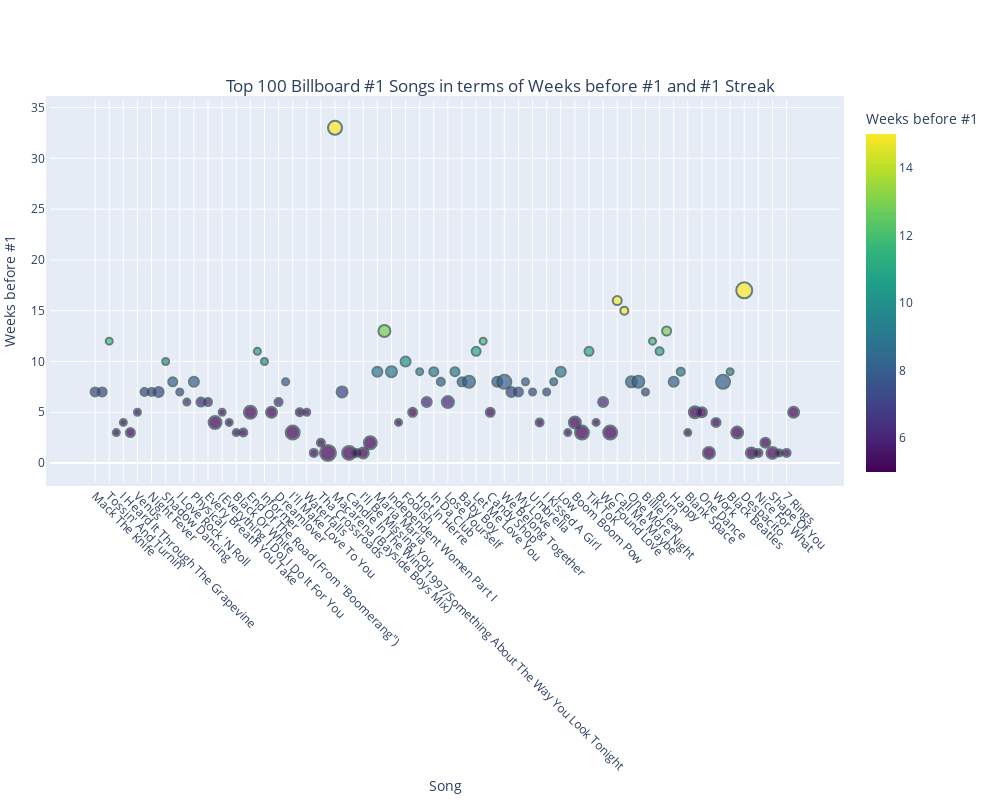

Notebook cell for this chart:
### Markdown cell above
#### Step 2: Data Visualization

### Code cell
# create bubble chart
# stackoverflow link: https://plot.ly/python/bubble-charts/
# plotly colorscale: https://plot.ly/python/v3/matplotlib-colorscales/
bboard_song_velocity_top100 = pd.read_csv('tmp_data/bboard_song_velocity_top100.csv')
bboard_song_velocity_top100 = bboard_song_velocity_top100.sort_values(by=['Year'])
bboard_song_velocity_top100.head()
fig = go.Figure()

fig.add_trace(go.Scatter(
    x=bboard_song_velocity_top100['Song'],
    y=bboard_song_velocity_top100['Weeks before no. 1'],
    mode='markers',
    marker=dict(
        line=dict(width=2, color='DarkSlateGrey'),
        size=15,
        cmax=15,
        cmin=5,
        color=bboard_song_velocity_top100['Weeks before no. 1'],
        colorbar=dict(
            title="Weeks before #1"
        ),
        colorscale="VIRIDIS"
    ),
    marker_size=bboard_song_velocity_top100['no. 1 Streak'],
    text=bboard_song_velocity_top100['Performer'],
    hovertemplate = "<b>%{x}</b><br><i>%{text}</i><br><br>Weeks before #1: %{y}<br>#1 Streak: %{marker.size}",
))

fig.update_layout(
    title={
        'text': "Top 100 Billboard #1 Songs in terms of Weeks before #1 and #1 Streak",
        'y':0.9,
        'x':0.5,
        'xanchor': 'center',
        'yanchor': 'top'},
    autosize=False,
        width=1000,
        height=800,
        margin=go.layout.Margin(
            l=50,
            r=50,
            b=300,
            t=100,
            pad=4
        ))
fig.update_xaxes(title_text='Song')
fig.update_xaxes(tickangle=45)
fig.update_yaxes(title_text='Weeks before #1')

fig.show()

### Figure 1 — Plotly figure (JSON) as saved in the notebook; plotly's stock layout.template omitted (floating-point values rounded to 4 significant figures)
{"data": [{"hovertemplate": "<b>%{x}</b><br><i>%{text}</i><br><br>Weeks before #1: %{y}<br>#1 Streak: %{marker.size}", "marker": {"cmax": 15, "cmin": 5, "color": [7, 7, 12, 3, 4, 3, 5, 7, 7, 7, 10, 8, 7, 6, 8, 6, 6, 4, 5, 4, 3, 3, 5, 11, 10, 5, 6, 8, 3, 5, 5, 1, 2, 1, 33, 7, 1, 1, 1, 2, 9, 13, 9, 4, 10, 5, 9, 6, 9, 8, 6, 9, 8, 8, 11, 12, 5, 8, 8, 7, 7, 8, 7, 4, 7, 8, 9, 3, 4, 3, 11, 4, 6, 3, 16, 15, 8, 8, 7, 12, 11, 13, 8, 9, 3, 5, 5, 1, 4, 8, 9, 3, 17, 1, 1, 2, 1, 1, 1, 5], "colorbar": {"title": {"text": "Weeks before #1"}}, "colorscale": [[0, "#440154"], [0.1111, "#482878"], [0.2222, "#3e4989"], [0.3333, "#31688e"], [0.4444, "#26828e"], [0.5556, "#1f9e89"], [0.6667, "#35b779"], [0.7778, "#6ece58"], [0.8889, "#b5de2b"], [1, "#fde725"]], "line": {"color": "DarkSlateGrey", "width": 2}, "size": [9, 9, 7, 7, 7, 9, 7, 8, 8, 10, 7, 9, 7, 7, 10, 9, 8, 13, 7, 7, 7, 8, 13, 7, 7, 11, 8, 7, 14, 8, 7, 8, 8, 16, 14, 11, 14, 8, 11, 13, 10, 12, 11, 7, 10, 9, 7, 10, 9, 8, 12, 9, 9, 12, 9, 7, 9, 10, 14, 10, 9, 7, 7, 8, 7, 7, 10, 7, 12, 14, 9, 7, 10, 14, 9, 8, 11, 12, 7, 7, 8, 9, 10, 8, 7, 12, 10, 12, 9, 14, 7, 12, 16, 11, 8, 10, 12, 7, 8, 11]}, "mode": "markers", "text": ["Bobby Darin (1960)", "Percy Faith And His Orchestra (1960)", "Bobby Lewis (1961)", "The Beatles (1964)", "Gladys Knight And The Pips (1968)", "The Beatles (1969)", "Frankie Avalon (1976)", "Rod Stewart (1977)", "Bee Gees (1978)", "Debby Boone (1978)", "Andy Gibb (1978)", "Kim Carnes (1981)", "Joan Jett & the Blackhearts (1982)", "Paul McCartney And Stevie Wonder (1982)", "Olivia Newton-John (1982)", "Diana Ross & Lionel Richie (1982)", "The Police (1983)", "Van Halen (1984)", "Bryan Adams (1991)", "The Escape Club (1991)", "Michael Jackson (1992)", "Janet Jackson (1993)", "Boyz II Men (1993)", "UB40 (1993)", "Snow (1993)", "All-4-One (1994)", "Mariah Carey (1994)", "Montell Jordan (1995)", "Boyz II Men (1995)", "Madonna (1995)", "TLC (1996)", "Mariah Carey (1996)", "Bone Thugs-N-Harmony (1996)", "Mariah Carey & Boyz II Men (1996)", "Los Del Rio (1997)", "Toni Braxton (1997)", "Elton John (1998)", "Mariah Carey (1998)", "Puff Daddy & Faith Evans Featuring 112 (1998)", "Brandy & Monica (1998)", "Santana Featuring The Product G&B (2000)", "Santana Featuring Rob Thomas (2000)", "Destiny's Child (2001)", "Smash Mouth (2001)", "Ashanti (2002)", "Mary J. Blige (2002)", "Nelly (2002)", "Nelly Featuring Kelly Rowland (2003)", "50 Cent (2003)", "Beyonce Featuring Jay Z (2003)", "Eminem (2003)", "OutKast (2004)", "Beyonce Featuring Sean Paul (2004)", "Usher Featuring Lil Jon & Ludacris (2004)", "Mario (2005)", "Ciara Featuring Petey Pablo (2005)", "50 Cent Featuring Olivia (2005)", "Kanye West Featuring Jamie Foxx (2006)", "Mariah Carey (2006)", "Beyonce (2007)", "Justin Timberlake Featuring T.I. (2007)", "Justin Timberlake (2007)", "Rihanna Featuring Jay-Z (2007)", "Nickelback (2008)", "Katy Perry (2008)", "Soulja Boy Tell'em (2008)", "Flo Rida Featuring T-Pain (2008)", "T.I. (2009)", "The Black Eyed Peas (2009)", "The Black Eyed Peas (2010)", "Ke$ha (2010)", "Eminem Featuring Rihanna (2011)", "Rihanna Featuring Calvin Harris (2012)", "Whitney Houston (2012)", "Carly Rae Jepsen (2013)", "Gotye Featuring Kimbra (2013)", "Maroon 5 (2013)", "Robin Thicke Featuring T.I. + Pharrell (2014)", "Michael Jackson (2014)", "Iggy Azalea Featuring Charli XCX (2014)", "Ellie Goulding (2014)", "Lorde (2014)", "Pharrell Williams (2014)", "Meghan Trainor (2015)", "Taylor Swift (2015)", "Wiz Khalifa Featuring Charlie Puth (2016)", "Drake Featuring WizKid & Kyla (2016)", "Adele (2016)", "Rihanna Featuring Drake (2016)", "Mark Ronson Featuring Bruno Mars (2016)", "Rae Sremmurd Featuring Gucci Mane (2017)", "The Chainsmokers Featuring Halsey (2017)", "Luis Fonsi & Daddy Yankee Featuring Justin Bieber (2018)", "Drake (2018)", "Drake (2018)", "Drake (2018)", "Ed Sheeran (2018)", "Ariana Grande (2019)", "Ariana Grande (2019)", "Lil Nas X Featuring Billy Ray Cyrus (2019)"], "type": "scatter", "x": ["Mack The Knife", "The Theme From \"A Summer Place\"", "Tossin' And Turnin'", "I Want To Hold Your Hand", "I Heard It Through The Grapevine", "Hey Jude", "Venus", "Tonight's The Night (Gonna Be Alright)", "Night Fever", "You Light Up My Life", "Shadow Dancing", "Bette Davis Eyes", "I Love Rock 'N Roll", "Ebony And Ivory", "Physical", "Endless Love", "Every Breath You Take", "Jump", "(Everything I Do) I Do It For You", "I'll Be There", "Black Or White", "That's The Way Love Goes", "End Of The Road (From \"Boomerang\")", "Can't Help Falling In Love (From \"Sliver\")", "Informer", "I Swear", "Dreamlover", "This Is How We Do It", "I'll Make Love To You", "Take A Bow", "Waterfalls", "Fantasy", "Tha Crossroads", "One Sweet Day", "Macarena (Bayside Boys Mix)", "Un-Break My Heart", "Candle In The Wind 1997/Something About The Way You Look Tonight", "Honey", "I'll Be Missing You", "The Boy Is Mine", "Maria Maria", "Smooth", "Independent Women Part I", "I'm A Believer", "Foolish", "Family Affair", "Hot In Herre", "Dilemma", "In Da Club", "Crazy In Love", "Lose Yourself", "Hey Ya!", "Baby Boy", "Yeah!", "Let Me Love You", "Goodies", "Candy Shop", "Gold Digger", "We Belong Together", "Irreplaceable", "My Love", "SexyBack", "Umbrella", "Rockstar", "I Kissed A Girl", "Crank That (Soulja Boy)", "Low", "Whatever You Like", "Boom Boom Pow", "I Gotta Feeling", "TiK ToK", "Love The Way You Lie", "We Found Love", "I Will Always Love You", "Call Me Maybe", "Somebody That I Used To Know", "One More Night", "Blurred Lines", "Billie Jean", "Fancy", "Burn", "Royals", "Happy", "All About That Bass", "Blank Space", "See You Again", "One Dance", "Hello", "Work", "Uptown Funk!", "Black Beatles", "Closer", "Despacito", "God's Plan", "Nice For What", "In My Feelings", "Shape Of You", "Thank U, Next", "7 Rings", "Old Town Road"], "y": [7, 7, 12, 3, 4, 3, 5, 7, 7, 7, 10, 8, 7, 6, 8, 6, 6, 4, 5, 4, 3, 3, 5, 11, 10, 5, 6, 8, 3, 5, 5, 1, 2, 1, 33, 7, 1, 1, 1, 2, 9, 13, 9, 4, 10, 5, 9, 6, 9, 8, 6, 9, 8, 8, 11, 12, 5, 8, 8, 7, 7, 8, 7, 4, 7, 8, 9, 3, 4, 3, 11, 4, 6, 3, 16, 15, 8, 8, 7, 12, 11, 13, 8, 9, 3, 5, 5, 1, 4, 8, 9, 3, 17, 1, 1, 2, 1, 1, 1, 5]}], "layout": {"autosize": false, "height": 800, "margin": {"b": 300, "l": 50, "pad": 4, "r": 50, "t": 100}, "title": {"text": "Top 100 Billboard #1 Songs in terms of Weeks before #1 and #1 Streak", "x": 0.5, "xanchor": "center", "y": 0.9, "yanchor": "top"}, "width": 1000, "xaxis": {"tickangle": 45, "title": {"text": "Song"}}, "yaxis": {"title": {"text": "Weeks before #1"}}}}
